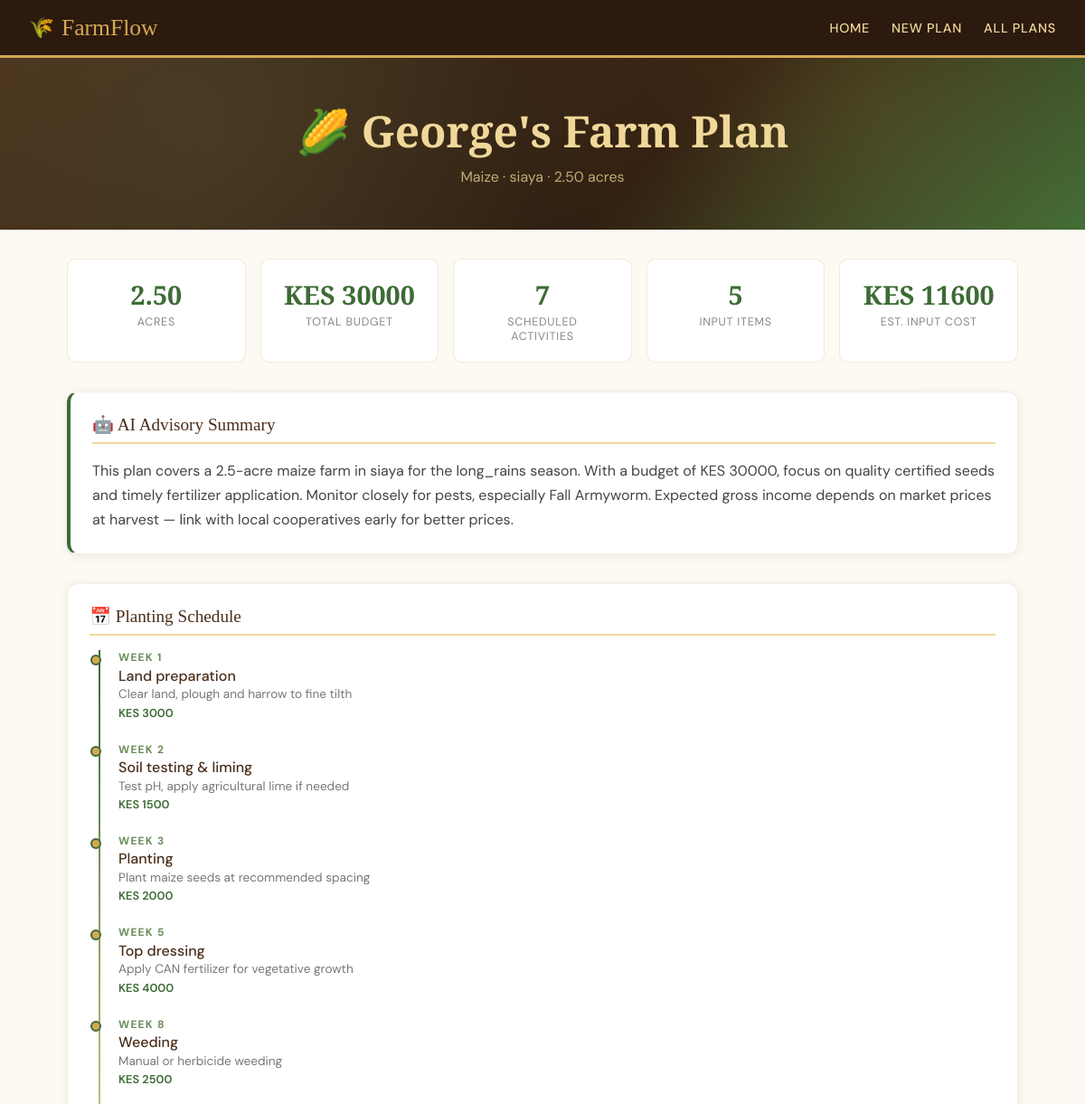
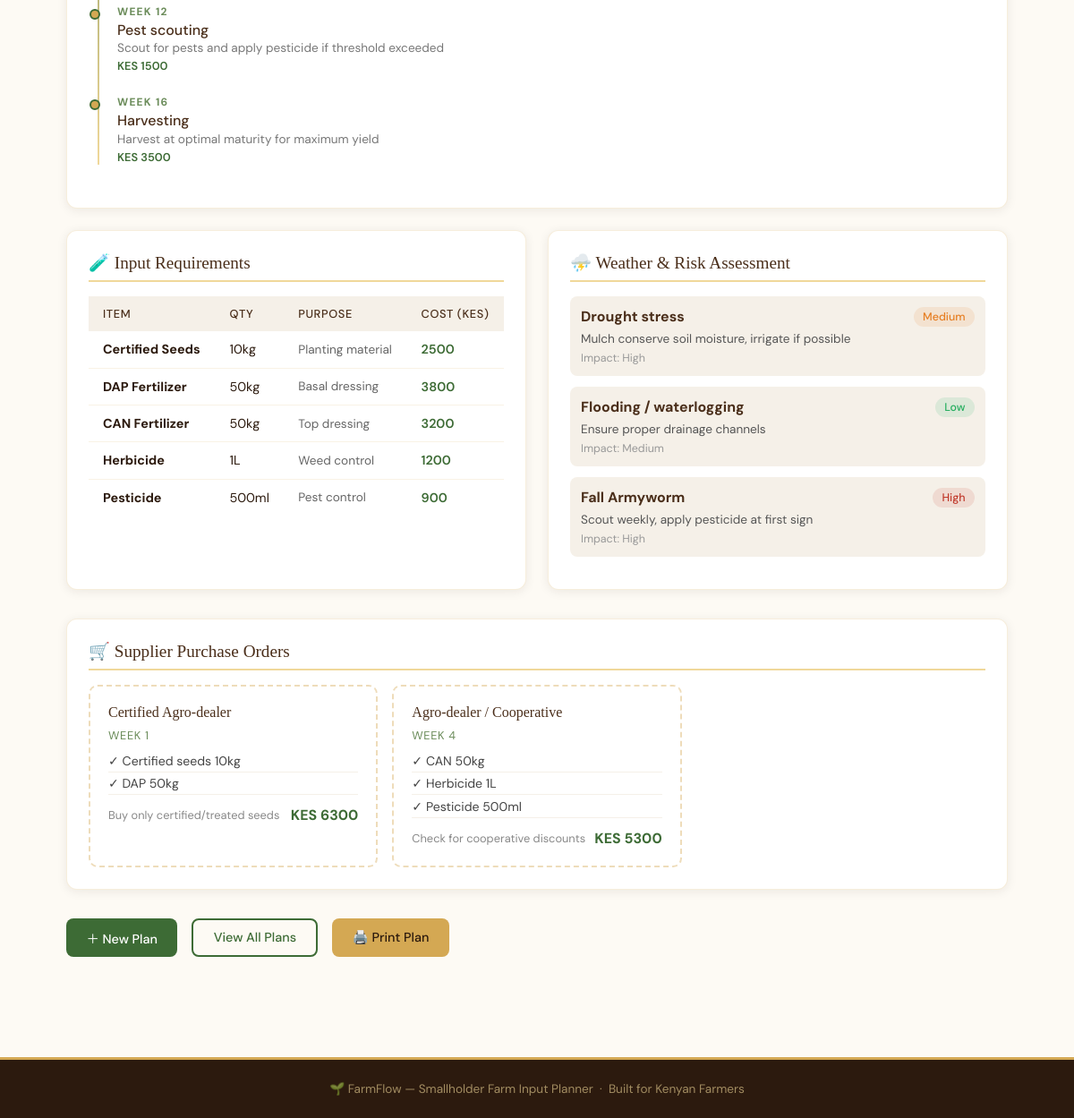
Screenshot of /plan/4/ with the database file from the repository (2 pictures, top to bottom).
### planner/models.py (models this page shows, shortened)
class FarmPlan(models.Model):
    CROP_CHOICES = [
        ('maize', 'Maize'),
        ('beans', 'Beans'),
        ('tomatoes', 'Tomatoes'),
        ('potatoes', 'Potatoes'),
        ('wheat', 'Wheat'),
        ('sorghum', 'Sorghum'),
        ('cassava', 'Cassava'),
        ('sweet_potato', 'Sweet Potato'),
        ('kale', 'Kale (Sukuma Wiki)'),
        ('cabbage', 'Cabbage'),
    ]
    SOIL_CHOICES = [
        ('loam', 'Loam'),
        ('clay', 'Clay'),
        ('sandy', 'Sandy'),
        ('silty', 'Silty'),
        ('peaty', 'Peaty'),
    ]
    SEASON_CHOICES = [
        ('long_rains', 'Long Rains (Mar–May)'),
        ('short_rains', 'Short Rains (Oct–Dec)'),
        ('dry', 'Dry Season (Irrigation)'),
    ]
    farmer_name = models.CharField(max_length=100)
    location = models.CharField(max_length=100)
    land_size = models.DecimalField(max_digits=6, decimal_places=2)
    crop = models.CharField(max_length=50, choices=CROP_CHOICES)
    soil_type = models.CharField(max_length=50, choices=SOIL_CHOICES)
    season = models.CharField(max_length=50, choices=SEASON_CHOICES)
    budget = models.DecimalField(max_digits=10, decimal_places=2)
    additional_notes = models.TextField(blank=True)
    planting_schedule = models.TextField(blank=True)
    input_requirements = models.TextField(blank=True)
    weather_risks = models.TextField(blank=True)
    purchase_orders = models.TextField(blank=True)
    ai_summary = models.TextField(blank=True)
    created_at = models.DateTimeField(auto_now_add=True)

### planner/views.py (the view)
# urls.py: path('plan/<int:pk>/', views.plan_detail, name='plan_detail'),
def plan_detail(request, pk):
    plan = get_object_or_404(FarmPlan, pk=pk)
    planting_schedule = json.loads(plan.planting_schedule) if plan.planting_schedule else []
    input_requirements = json.loads(plan.input_requirements) if plan.input_requirements else []
    weather_risks = json.loads(plan.weather_risks) if plan.weather_risks else []
    purchase_orders = json.loads(plan.purchase_orders) if plan.purchase_orders else []
    total_cost = sum(item.get('cost_kes', 0) for item in planting_schedule)
    total_inputs = sum(item.get('cost_kes', 0) for item in input_requirements)
    return render(request, 'planner/plan_detail.html', {
        'plan': plan,
        'planting_schedule': planting_schedule,
        'input_requirements': input_requirements,
        'weather_risks': weather_risks,
        'purchase_orders': purchase_orders,
        'total_cost': total_cost,
        'total_inputs': total_inputs,
    })

### planner/templates/planner/plan_detail.html (shortened to what this page needs)
{% extends "planner/base.html" %}
{% block content %}
<div class="page-hero">
  <h1>
    {% if plan.crop == 'maize' %}🌽
    {% elif plan.crop == 'tomatoes' %}🍅
    {% elif plan.crop == 'beans' %}🫘
    {% elif plan.crop == 'potatoes' %}🥔
    {% elif plan.crop == 'kale' %}🥬
    {% elif plan.crop == 'cabbage' %}🥦
    {% else %}🌱{% endif %}
    {{ plan.farmer_name }}'s Farm Plan
  </h1>
  <p>{{ plan.get_crop_display }} · {{ plan.location }} · {{ plan.land_size }} acres</p>
</div>
<div class="container">
  <div class="stat-row" style="margin-bottom:2rem;">
    <div class="stat-box">
      <div class="stat-value">{{ plan.land_size }}</div>
      <div class="stat-label">Acres</div>
    </div>
    <div class="stat-box">
      <div class="stat-value">KES {{ plan.budget|floatformat:0 }}</div>
      <div class="stat-label">Total Budget</div>
    </div>
    <div class="stat-box">
      <div class="stat-value">{{ planting_schedule|length }}</div>
      <div class="stat-label">Scheduled Activities</div>
    </div>
    <div class="stat-box">
      <div class="stat-value">{{ input_requirements|length }}</div>
      <div class="stat-label">Input Items</div>
    </div>
    <div class="stat-box">
      <div class="stat-value">KES {{ total_inputs }}</div>
      <div class="stat-label">Est. Input Cost</div>
    </div>
  </div>
  {% if plan.ai_summary %}
  <div class="card" style="margin-bottom:2rem;border-left:4px solid var(--leaf);">
    <div class="card-title">🤖 AI Advisory Summary</div>
    <p style="line-height:1.7;color:#444;">{{ plan.ai_summary }}</p>
  </div>
  {% endif %}
  <div style="display:grid;grid-template-columns:1fr 1fr;gap:1.5rem;margin-bottom:2rem;">
    <div class="card" style="grid-column:1/-1;">
      <div class="card-title">📅 Planting Schedule</div>
      <div class="timeline">
        {% for item in planting_schedule %}
        <div class="timeline-item">
          <div class="timeline-dot"></div>
          <div class="timeline-week">Week {{ item.week }}</div>
          <div class="timeline-activity">{{ item.activity }}</div>
          <div class="timeline-details">{{ item.details }}</div>
          {% if item.cost_kes %}
          <div class="timeline-cost">KES {{ item.cost_kes|floatformat:0 }}</div>
          {% endif %}
        </div>
        {% endfor %}
      </div>
    </div>
    <div class="card">
      <div class="card-title">🧪 Input Requirements</div>
      <table>
        <thead>
          <tr>
            <th>Item</th>
            <th>Qty</th>
            <th>Purpose</th>
            <th>Cost (KES)</th>
          </tr>
        </thead>
        <tbody>
          {% for item in input_requirements %}
          <tr>
            <td><strong>{{ item.item }}</strong></td>
            <td>{{ item.quantity }}</td>
            <td style="color:#666;font-size:.85rem;">{{ item.purpose }}</td>
            <td style="color:var(--leaf);font-weight:600;">{{ item.cost_kes|floatformat:0 }}</td>
          </tr>
          {% endfor %}
        </tbody>
      </table>
    </div>
    <div class="card">
      <div class="card-title">⛈️ Weather & Risk Assessment</div>
      {% for risk in weather_risks %}
      <div style="padding:.75rem;border-radius:8px;background:var(--mist);margin-bottom:.75rem;">
        <div style="display:flex;align-items:center;justify-content:space-between;margin-bottom:.3rem;">
          <strong style="color:var(--bark);">{{ risk.risk }}</strong>
          <span class="badge badge-{% if risk.probability == 'High' %}high{% elif risk.probability == 'Medium' %}medium{% else %}low{% endif %}">
            {{ risk.probability }}
          </span>
        </div>
        <div style="font-size:.85rem;color:#555;">{{ risk.mitigation }}</div>
        {% if risk.impact %}
        <div style="font-size:.78rem;color:#999;margin-top:.3rem;">Impact: {{ risk.impact }}</div>
        {% endif %}
      </div>
      {% endfor %}
    </div>
  </div>
  <div class="card" style="margin-bottom:2rem;">
    <div class="card-title">🛒 Supplier Purchase Orders</div>
    <div style="display:grid;grid-template-columns:repeat(auto-fill,minmax(280px,1fr));gap:1rem;">
      {% for order in purchase_orders %}
      <div style="border:2px dashed rgba(212,168,83,.4);border-radius:10px;padding:1.25rem;">
        <div style="font-family:'Playfair Display',serif;color:var(--bark);margin-bottom:.5rem;">{{ order.supplier_type }}</div>
        <div style="font-size:.8rem;color:var(--sage);text-transform:uppercase;letter-spacing:.05em;margin-bottom:.5rem;">{{ order.timing }}</div>
        <ul style="list-style:none;margin-bottom:.75rem;">
          {% for item in order.items %}
          <li style="font-size:.88rem;padding:.2rem 0;border-bottom:1px solid var(--mist);color:#444;">✓ {{ item }}</li>
          {% endfor %}
        </ul>
        <div style="display:flex;justify-content:space-between;align-items:center;">
          <span style="font-size:.8rem;color:#888;">{{ order.notes }}</span>
          <strong style="color:var(--leaf);">KES {{ order.estimated_total_kes|floatformat:0 }}</strong>
        </div>
      </div>
      {% endfor %}
    </div>
  </div>
  <div style="display:flex;gap:1rem;flex-wrap:wrap;margin-bottom:1rem;">
    <a href="/plan/new/" class="btn btn-primary">＋ New Plan</a>
    <a href="/plans/" class="btn btn-outline">View All Plans</a>
    <button onclick="window.print()" class="btn btn-secondary">🖨️ Print Plan</button>
  </div>
</div>
{% endblock %}

### planner/templates/planner/base.html (style rules this page uses)
:root { --soil: #2C1A0E; --bark: #4A2E1A; --clay: #8B4513; --wheat: #D4A853; --straw: #F0D89A; --sage: #6B8C5A; --leaf: #3D6B35; --mist: #F5F0E8; --cream: #FDFAF4; --white: #FFFFFF; --danger: #C0392B; --warn: #E67E22; --ok: #27AE60; }
*, *::before, *::after { box-sizing: border-box; margin: 0; padding: 0; }
body { font-family: 'DM Sans', sans-serif; background: var(--cream); color: var(--soil); min-height: 100vh; }
.page-hero { background: linear-gradient(135deg, var(--bark) 0%, var(--soil) 60%, var(--leaf) 100%); padding: 3rem 2rem; text-align: center; position: relative; overflow: hidden; }
.page-hero::before { content: ''; position: absolute; inset: 0; background-image: radial-gradient(circle at 20% 50%, rgba(107,140,90,.2) 0%, transparent 50%), radial-gradient(circle at 80% 20%, rgba(212,168,83,.15) 0%, transparent 40%); }
.page-hero h1 { font-family: 'Playfair Display', serif; font-size: clamp(1.8rem, 4vw, 3rem); color: var(--straw); position: relative; z-index: 1; }
.page-hero p { color: rgba(240,216,154,.75); margin-top: .5rem; font-size: 1rem; position: relative; z-index: 1; }
.container { max-width: 1100px; margin: 0 auto; padding: 2rem 1.5rem; }
.card { background: var(--white); border-radius: 12px; padding: 1.5rem; box-shadow: 0 2px 12px rgba(44,26,14,.08); border: 1px solid rgba(212,168,83,.2); }
.card-title { font-family: 'Playfair Display', serif; font-size: 1.2rem; color: var(--bark); margin-bottom: 1rem; padding-bottom: .5rem; border-bottom: 2px solid var(--straw); display: flex; align-items: center; gap: .5rem; }
.btn { display: inline-flex; align-items: center; gap: .4rem; padding: .65rem 1.4rem; border: none; border-radius: 8px; font-family: 'DM Sans', sans-serif; font-size: .9rem; font-weight: 500; cursor: pointer; text-decoration: none; transition: all .2s; }
.btn-primary { background: var(--leaf); color: var(--white); }
.btn-secondary { background: var(--wheat); color: var(--soil); }
.btn-outline { background: transparent; color: var(--leaf); border: 2px solid var(--leaf); }
.badge { display: inline-block; padding: .2rem .65rem; border-radius: 20px; font-size: .78rem; font-weight: 500; }
.badge-high { background: rgba(192,57,43,.12); color: var(--danger); }
.badge-medium { background: rgba(230,126,34,.12); color: var(--warn); }
.badge-low { background: rgba(39,174,96,.12); color: var(--ok); }
table { width: 100%; border-collapse: collapse; font-size: .9rem; }
thead th { background: var(--mist); color: var(--bark); font-weight: 500; text-align: left; padding: .7rem 1rem; font-size: .8rem; text-transform: uppercase; letter-spacing: .05em; }
tbody td { padding: .7rem 1rem; border-bottom: 1px solid rgba(212,168,83,.15); }
tbody tr:last-child td { border-bottom: none; }
.timeline { position: relative; padding-left: 2rem; }
.timeline::before { content: ''; position: absolute; left: .6rem; top: 0; bottom: 0; width: 2px; background: linear-gradient(to bottom, var(--leaf), var(--straw)); }
.timeline-item { position: relative; margin-bottom: 1.5rem; }
.timeline-dot { position: absolute; left: -1.95rem; top: .3rem; width: 12px; height: 12px; border-radius: 50%; background: var(--wheat); border: 2px solid var(--leaf); }
.timeline-week { font-size: .75rem; font-weight: 700; color: var(--sage); text-transform: uppercase; letter-spacing: .1em; }
.timeline-activity { font-weight: 500; color: var(--bark); margin: .1rem 0; }
.timeline-details { font-size: .85rem; color: #777; }
.timeline-cost { font-size: .8rem; color: var(--leaf); font-weight: 600; margin-top: .2rem; }
.stat-row { display: grid; grid-template-columns: repeat(auto-fit, minmax(180px,1fr)); gap: 1rem; }
.stat-box { background: var(--white); border: 1px solid rgba(212,168,83,.25); border-radius: 10px; padding: 1.2rem 1.5rem; text-align: center; }
.stat-value { font-family: 'Playfair Display', serif; font-size: 1.8rem; color: var(--leaf); font-weight: 700; }
.stat-label { font-size: .78rem; color: #888; text-transform: uppercase; letter-spacing: .06em; margin-top: .2rem; }

### rows the page displays
FarmPlan: farmer_name "George", crop "Maize", location "siaya", land_size "2.50", budget "30000", ai_summary "This plan covers a 2.5-acre maize farm in siaya for the long_rains season. With a budget of KES 30000, focus on quality certified seeds and timely fertilizer application. Monitor closely for pests, especially Fall Armyworm. Expected gross income depends on market prices at harvest — link with local cooperatives early for better prices."

### other values shown
{{ planting_schedule|length }} "7"
{{ input_requirements|length }} "5"
{{ total_inputs }} "11600"
{{ item.week }} "1" "2" "3" "5" "8" "12" "16"
{{ item.activity }} "Land preparation" "Soil testing & liming" "Planting" "Top dressing" "Weeding" "Pest scouting" "Harvesting"
{{ item.details }} "Clear land, plough and harrow to fine tilth" "Test pH, apply agricultural lime if needed" "Plant maize seeds at recommended spacing" "Apply CAN fertilizer for vegetative growth" "Manual or herbicide weeding" "Scout for pests and apply pesticide if threshold exceeded" "Harvest at optimal maturity for maximum yield"
{{ item.cost_kes|floatformat:0 }} "3000" "1500" "2000" "4000" "2500" "1500" "3500"
{{ item.item }} "Certified Seeds" "DAP Fertilizer" "CAN Fertilizer" "Herbicide" "Pesticide"
{{ item.quantity }} "10kg" "50kg" "50kg" "1L" "500ml"
{{ item.purpose }} "Planting material" "Basal dressing" "Top dressing" "Weed control" "Pest control"
{{ item.cost_kes|floatformat:0 }} "2500" "3800" "3200" "1200" "900"
{{ risk.risk }} "Drought stress" "Flooding / waterlogging" "Fall Armyworm"
{{ risk.probability }} "Medium" "Low" "High"
{{ risk.mitigation }} "Mulch conserve soil moisture, irrigate if possible" "Ensure proper drainage channels" "Scout weekly, apply pesticide at first sign"
{{ risk.impact }} "High" "Medium" "High"
